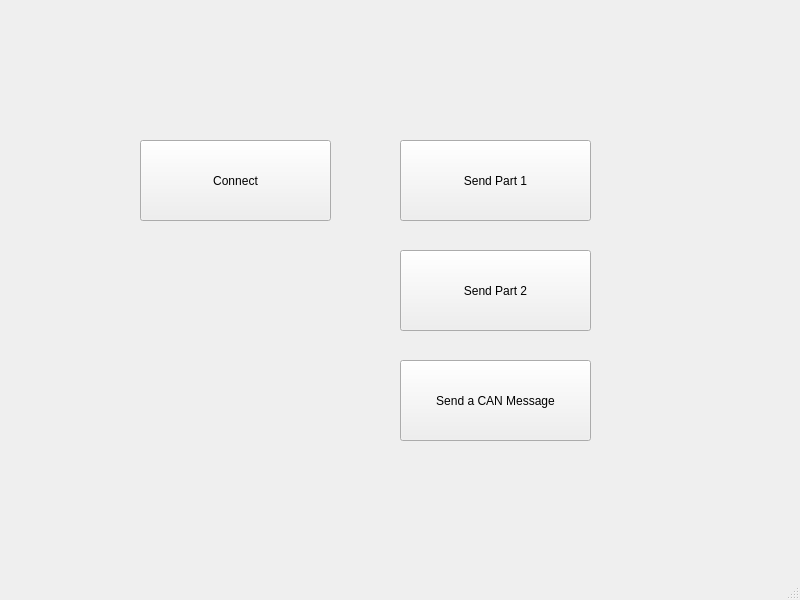
<?xml version="1.0" encoding="UTF-8"?>
<ui version="4.0">
 <class>MainWindow</class>
 <widget class="QMainWindow" name="MainWindow">
  <property name="geometry">
   <rect>
    <x>0</x>
    <y>0</y>
    <width>800</width>
    <height>600</height>
   </rect>
  </property>
  <property name="windowTitle">
   <string>MainWindow</string>
  </property>
  <widget class="QWidget" name="centralwidget">
   <widget class="QPushButton" name="connectButton">
    <property name="geometry">
     <rect>
      <x>140</x>
      <y>140</y>
      <width>191</width>
      <height>81</height>
     </rect>
    </property>
    <property name="text">
     <string>Connect</string>
    </property>
   </widget>
   <widget class="QPushButton" name="sendPart1Button">
    <property name="geometry">
     <rect>
      <x>400</x>
      <y>140</y>
      <width>191</width>
      <height>81</height>
     </rect>
    </property>
    <property name="text">
     <string>Send Part 1</string>
    </property>
   </widget>
   <widget class="QPushButton" name="sendPart2Button">
    <property name="geometry">
     <rect>
      <x>400</x>
      <y>250</y>
      <width>191</width>
      <height>81</height>
     </rect>
    </property>
    <property name="text">
     <string>Send Part 2</string>
    </property>
   </widget>
   <widget class="QPushButton" name="sendCANMessageButton">
    <property name="geometry">
     <rect>
      <x>400</x>
      <y>360</y>
      <width>191</width>
      <height>81</height>
     </rect>
    </property>
    <property name="text">
     <string>Send a CAN Message</string>
    </property>
   </widget>
  </widget>
  <widget class="QMenuBar" name="menubar">
   <property name="geometry">
    <rect>
     <x>0</x>
     <y>0</y>
     <width>800</width>
     <height>22</height>
    </rect>
   </property>
  </widget>
  <widget class="QStatusBar" name="statusbar"/>
 </widget>
 <resources/>
 <connections/>
</ui>
